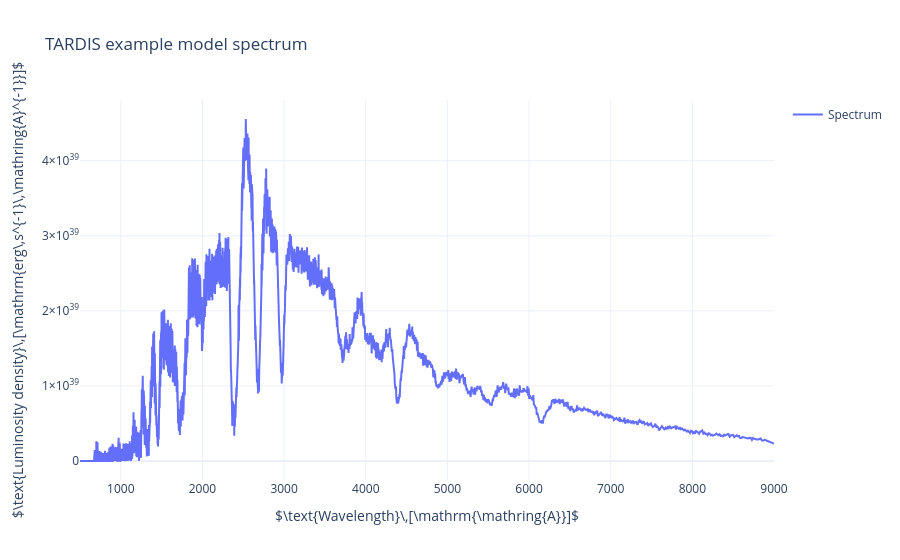

Here is the notebook cell this chart was saved with:
### Markdown cell above
Here, we use Plotly to create an interactive plot of the ***virtual packet spectrum*** generated by the TARDIS simulation.

### Code cell
import plotly.graph_objects as go

# Create a new figure for plotting the spectrum
fig = go.Figure()

# Plot the wavelength spectrum
fig.add_trace(
    go.Scatter(
        x=sim.spectrum_solver.spectrum_virtual_packets.wavelength,
        y=sim.spectrum_solver.spectrum_virtual_packets.luminosity_density_lambda,
        mode="lines",
        name="Spectrum",
    )
)

xlabel = pu.axis_label_in_latex("Wavelength", u.AA)
ylabel = pu.axis_label_in_latex(
    "Luminosity density", u.Unit("erg/(s AA)"), only_text=True
)
# Set title, labels, and template
fig.update_layout(
    title="TARDIS example model spectrum",
    xaxis_title=xlabel,
    yaxis_title=ylabel,
    xaxis_range=[500, 9000],
    showlegend=True,
    template="plotly_white",
)

# Display the plot
fig.show()

### Figure 1 — Plotly figure (JSON) as saved in the notebook; plotly's stock layout.template omitted (floating-point values rounded to 4 significant figures; data arrays with more than 128 entries replaced by an {"elided": "..."} marker saying what was removed)
{"data": [{"mode": "lines", "name": "Spectrum", "type": "scatter", "x": {"elided": "10000 float values"}, "y": {"elided": "10000 float values"}}], "layout": {"showlegend": true, "title": {"text": "TARDIS example model spectrum"}, "xaxis": {"range": [500, 9000], "title": {"text": "$\\text{Wavelength}\\,[\\mathrm{\\mathring{A}}]$"}}, "yaxis": {"title": {"text": "$\\text{Luminosity density}\\,[\\mathrm{erg\\,s^{-1}\\,\\mathring{A}^{-1}}]$"}}}}
